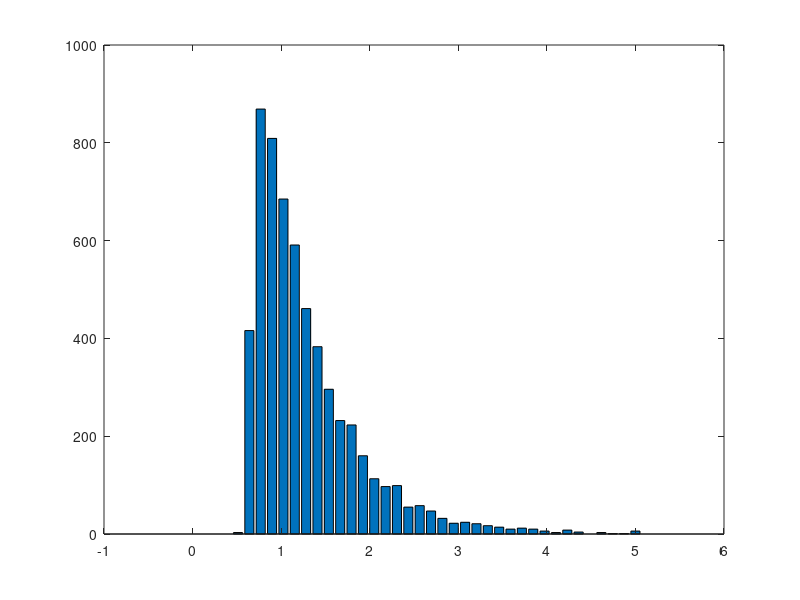

The MATLAB source for this figure: (Note: this script raises an error after producing the figure.)
clear; close all; clc;

%%
%fix step size
dt = 0.001;
%parameter 
ndt = 0.5; %NON-DECISION TIME
mu = 0.5;  %BY CONVENTION MU MUST BE POSITIVE 
sd = 0.5;   %THIS IS VARIABILITY WITHIN THE WALK.  KEEP FIXED AT 1. 
nsteps = 10000; %MAX LENGTH OF WALK.  INCREASE TILL WARNING GOES AWAY
ntrials = 500; %NUMBER OF RUNS
criterion = 1; %CORRECT BOUNDARY LOCATION, INCORRECT IS ZERO 
beta = 0.5; % NORMALIZED BIAS
bias = beta*criterion; %ACTUAL BIAS
total_err_pr = 0; % keep running sum of err probability
total_err_rt = 0; % use total_err_pr to normalize this value
%set random number seed 
rng(19680104);

figure
total_errorrt = []; % used for histogram, accumulate all error_trials

% loop over all 100 samples of drift rate (i.e. mu)
for i_ = 1:100
    % OUTPUT VARIABLES
    sample = zeros(1,nsteps+1);   %This is a single random draw from normal distribution
    path = zeros(ntrials,nsteps+1); %This is all the random walks
    rt = zeros(ntrials,1);  %These are the rts across trials 
    correct = zeros(ntrials,1); %This is accuracy data. ZERO IS WRONG, ONE IS RIGHT
    sampled_mu = normrnd(mu,0.1,[1,1]);
    if sampled_mu < 0
        sampled_mu
        "SHIT"
    end
    %LOOP OVER ntrials.  
    for j = 1:ntrials
        goodpath = 0;
        while goodpath == 0
            draw = normrnd(sampled_mu*dt,sd*sqrt(dt),[1,nsteps]);  %DRAW A WALK
            sample(1) = bias; %START AT BIAS
            sample(2:nsteps+1) = draw; 
            walk = cumsum(sample); %SUM THE WALK.   
            crossbnd = find((walk > criterion) |(walk < 0)); %TEST BOTH BOUNDARIES  
            if ~isempty(crossbnd) %TEST IF IT CROSSED ONE OF THE BOUNDARIES AT LEAST
                goodpath = 1; %WALK IS GOOD, SET TO 1 TO EXIT WHILE LOOP
                path(j,:) = walk; %SAVE THE WALK
            else
                display('Bad Walk') %NOTIFY BAD WALK AND DRAW AGAIN LOWER
            end;
        end;
        rt(j) = crossbnd(1);  %RT IS FIRST CROSSING
        if path(j,rt(j)) > criterion  %TEST IF CORRECT
            path(j,rt(j):end) = criterion; %SET THE REST OF WALK TO BOUNDARY
            correct(j) = 1; %INDICATE CORRECT TRIAL
        else %TRIALIS INCORRECT
            path(j,rt(j):end) = 0; %SET THE REST OF WALK TO ZERO. 
        end; 
        %Add Non-decision time
        rt(j) = rt(j) + ndt/dt;	
    end
    % need to weight average incorrect response times by relative probabilities of incorrect
    %convert rt to milliseconds
    rt = rt*dt;
    errorrt = rt(find(correct == 0));
    total_errorrt = [total_errorrt; errorrt];
    % this trial's avg
    avg_err_rt = mean(errorrt);
    err_pr = 1 - mean(correct);
    total_err_rt = total_err_rt + avg_err_rt * err_pr;
    total_err_pr = total_err_pr + err_pr;
end

bins = linspace(0,5,40);
[n1,x] = hist(total_errorrt, bins); 
h = bar(x, n1);

% avg now over all trials
% weighed mean err response time!
avg_err_rt = total_err_rt / total_err_pr
xline(avg_err_rt,'--b');
xlabel('Response Time')
ylabel('Number of Trials')
title('Error Trial RTs')
